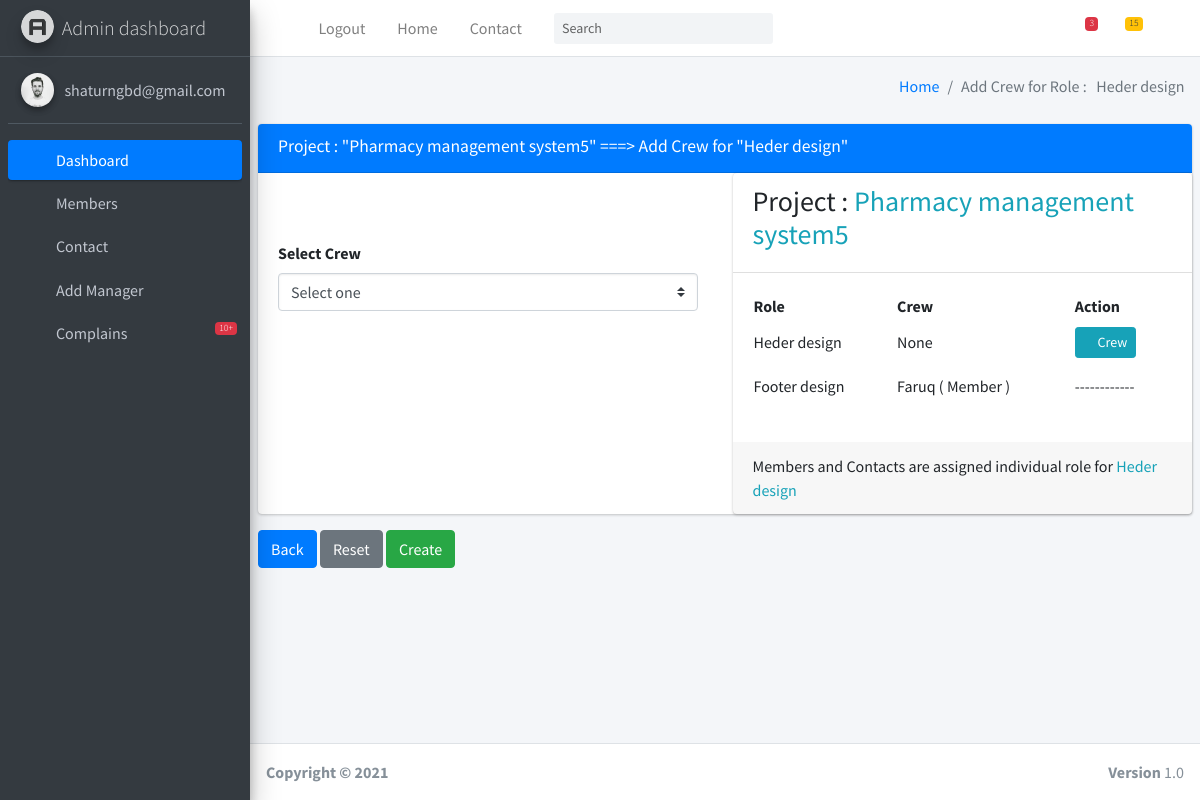
The app's page /project/add-crew-in-role/Heder design/3/2/ (signed in) with its own data.
### account/models.py (models this page shows, shortened)
class User(AbstractBaseUser, PermissionsMixin):
    USER_TYPE = (
        ('Admin', 'Admin'),
        ('Manager', 'Manager'),
        ('Member', 'Member'),
        ('Contact', 'Contact'),
    )
    user_type  = models.CharField(max_length=10, choices=USER_TYPE, default='Admin')
    username   = models.CharField(max_length=50, blank=True, null=True)
    email      = models.EmailField(unique=True, null=False)
    co_manager = models.BooleanField(default=False)
    pass_token = models.CharField(max_length=1000, null=True, blank=True)
    is_staff   = models.BooleanField(
        ugettext_lazy("Staff Status"),
        default=False,
        help_text="Designates whether user can login this site !"
    )
    is_active = models.BooleanField(
        ugettext_lazy("Active"),
        default=True,
        help_text="Designates whether user treated as an active user ! Unselect this in stated of deleting "
                  "account !"
    )
    objects = UserManager()
    USERNAME_FIELD = 'email'
    def __str__(self):
        if self.username:
            return f"{self.username} ( {self.user_type} )"
        return f"{self.email} ( {self.user_type} )"

### project/models.py (models this page shows, shortened)
class Role(models.Model):
    project    = models.ForeignKey(Project, on_delete=models.CASCADE, related_name='roles')
    member     = models.ForeignKey(settings.AUTH_USER_MODEL, on_delete=models.SET_NULL, blank=True, null=True,
                                   related_name='member_roles')
    role_title = models.CharField(max_length=350)
    start_time = models.DateTimeField()
    end_time   = models.DateTimeField()
    created_at = models.DateTimeField(auto_now_add=True)
    updated_at = models.DateTimeField(auto_now=True)
    completed  = models.BooleanField(default=False)

class Project(models.Model):
    STATUS = (
        ('Pending', 'Pending'),
        ('Approve', 'Approve'),
        ('Cancel', 'Cancel')
    )
    members          = models.ManyToManyField(settings.AUTH_USER_MODEL, related_name='members', blank=True)
    created_by       = models.ForeignKey(settings.AUTH_USER_MODEL, on_delete=models.SET_NULL, blank=True, null=True)
    title            = models.CharField(max_length=350)
    project_leader   = models.ForeignKey(settings.AUTH_USER_MODEL,  on_delete=models.SET_NULL, blank=True, null=True,
                                         related_name='project_leader')
    description      = models.TextField()
    approve_status   = models.CharField(max_length=20, choices=STATUS, default='Pending')
    approve_by       = models.ForeignKey(settings.AUTH_USER_MODEL,
                                         on_delete=models.SET_NULL,
                                         related_name='projects_approved_by', null=True, blank=True)
    public           = models.BooleanField(False)
    public_shared    = models.DateTimeField(null=True, blank=True)
    created_at       = models.DateTimeField(auto_now_add=True)
    updated_at       = models.DateTimeField(auto_now=True)
    confirm_members  = models.ManyToManyField(settings.AUTH_USER_MODEL, related_name='confirm_members', blank=True)
    completed        = models.BooleanField(default=False)
    start_time       = models.DateTimeField(null=True, blank=True)
    end_time         = models.DateTimeField(null=True, blank=True)

### dashboard/views.py (the view, shortened to what this page needs)
# urls.py: path('project/add-crew-in-role/<str:title>/<int:project_id>/<int:role_id>/', views.AddCrewInRoleView.as_view(), name='add-crew-in-role'), # ok
class AddCrewInRoleView(LoginRequiredMixin, View):
    def get(self, *args, **kwargs):
        title   = self.kwargs['title']
        role    = get_object_or_404(Role, id=self.kwargs['role_id'])
        project = get_object_or_404(Project, id=self.kwargs['project_id'])
        form    = AddCrewInRoleForm(instance=role)
        context = {'form': form, 'title': title, 'role': role, 'project': project}
        return render(self.request, 'project/add_crew_in_role.html', context=context)

### project/forms.py
class AddCrewInRoleForm(forms.ModelForm):
    def __init__(self, *args, **kwargs):
        super(AddCrewInRoleForm, self).__init__(*args, **kwargs)
        self.fields['member'].widget.attrs.update({'class': 'form-control'})
    class Meta:
        model  = Role
        fields = ['member', ]

### templates/project/add_crew_in_role.html (shortened to what this page needs)
{% extends 'base/base.html' %}
{% load static %}
{% block content_block %}
  <div class="content-wrapper">
    <section class="content-header">
      <div class="container-fluid">
        <div class="row mb-2">
          <div class="col-sm-6">
          </div>
          <div class="col-sm-6">
            <ol class="breadcrumb float-sm-right">
              <li class="breadcrumb-item"><a href="#">Home</a></li>
              <li class="breadcrumb-item active">Add Crew for Role : &nbsp; {{ title }}</li>
            </ol>
          </div>
        </div>
      </div>
    </section>
    <section class="content">
      <form action="" method="POST">{% csrf_token %}
      <div class="row">
        <div class="col-md-12">
          <div class="card card-primary">
            <div class="card-header">
              <h3 class="card-title">Project : "{{ project.title }}" ===> Add Crew for "{{ title }}"</h3>
              <div class="card-tools">
                <button type="button" class="btn btn-tool" data-card-widget="collapse" data-toggle="tooltip" title="Collapse">
                  <i class="fas fa-minus"></i></button>
              </div>
            </div>
            <div class="row">
                <div class="col-md-6">
                <div class="card-body">
                  <div class="form-group mt-4 pt-4">
                        <label for="inputStatus">Select Crew</label>
                        <select class="form-control custom-select" name="member">
                            <option selected disabled>Select one</option>
                        </select>
                      </div>
                </div>
                </div>
                <div class="col-md-6">
                     <div class="card" style="height: 100%">
                      <div class="card-header">
                          <h3>Project : <span class="text-info">{{ project.title }}</span> </h3>
                      </div>
                      <div class="card-body">
                           <table class="text-left" style="width: 100%">
                            <thead>
                            <tr class="py-4">
                                <th>Role</th>
                                <th>Crew</th>
                                <th>Action</th>
                            </tr>
                            </thead>
                            <tbody>
                            {% for role in project.roles.all %}
                            <tr>
                              <td class="py-2">{{ role.role_title }}</td>
                              <td class="py-2">{{ role.member }}</td>
                              <td class="py-2">
                               {% if role.member %}
                                ------------
                               {% else %}
                                  <a class="btn btn-info btn-sm" title="Click to add project start and complete datetime" href="{% url 'dashboard:add-crew-in-role' title=role.role_title project_id=project.id role_id=role.id %}">
                                  <i class="fas fa-plus">
                                  </i>
                                  Crew
                                  </a>
                              {% endif %}
                              </td>
                              {% empty %}
                            </tr>
                            <tr>
                                <td colspan="3" class="text-center py-4"> <span class="text-danger">Role not fount for</span> <span class="text-info">{{ project.title }} !</span></td>
                            </tr>
                            {% endfor %}
                            </tbody>
                        </table>
                      </div>
                      <div class="card-footer">
                          Members and Contacts are assigned individual role
                          for <span class="text-info">{{ title }}</span>
                      </div>
                  </div>
                </div>
            </div>
          </div>
        </div>
      </div>
      <div class="row">
        <div class="col-12">
          <button onClick="javascript:history.go(-1)" class="btn btn-primary text-white">Back</button>
          <input type="reset" value="Reset" class="btn btn-secondary">
          <input type="submit" value="Create" class="btn btn-success">
        </div>
      </div>
      </form>
    </section>
  </div>
{% endblock %}

### templates/base/base.html (shortened to what this page needs)
<!DOCTYPE html>
{% load static %}
<html>
<head>
	<link rel="stylesheet" href="{% static 'account/css/all.min.css' %}">
	<link rel="stylesheet" href="https://code.ionicframework.com/ionicons/2.0.1/css/ionicons.min.css">
	<link rel="stylesheet" href="{% static 'dashboard/css/tempusdominus-bootstrap-4.min.css' %}">
	<link rel="stylesheet" href="{% static 'account/icheck-bootstrap/icheck-bootstrap.min.css' %}">
	<link rel="stylesheet" href="{% static 'dashboard/css/jqvmap.min.css' %}">
	<link rel="stylesheet" href="{% static 'account/adminlte/adminlte.min.css' %}">
	<link rel="stylesheet" href="{% static 'dashboard/css/OverlayScrollbars.min.css' %}">
	<link rel="stylesheet" href="{% static 'dashboard/css/daterangepicker.css' %}">
	<link rel="stylesheet" href="{% static 'dashboard/css/summernote-bs4.css' %}">
</head>
<body class="hold-transition sidebar-mini layout-fixed">
<div class="wrapper">
	<nav class="main-header navbar navbar-expand navbar-white navbar-light">
		<ul class="navbar-nav">
			<li class="nav-item">
				<a class="nav-link" data-widget="pushmenu" href="#"><i class="fas fa-bars"></i></a>
			</li>
			{% if request.user.is_authenticated %}
			<li class="nav-item d-none d-sm-inline-block">
				<a href="{% url 'account:logout-user' %}" class="nav-link">Logout</a>
			</li>
			{% endif %}
			<li class="nav-item d-none d-sm-inline-block">
				<a href="index3.html" class="nav-link">Home</a>
			</li>
			<li class="nav-item d-none d-sm-inline-block">
				<a href="#" class="nav-link">Contact</a>
			</li>
		</ul>
		<form class="form-inline ml-3" action="" method="GET">
			<div class="input-group input-group-sm">
				<input class="form-control form-control-navbar" name="search_text" type="search" placeholder="Search" aria-label="Search">
				<div class="input-group-append">
					<button class="btn btn-navbar" type="submit">
						<i class="fas fa-search"></i>
					</button>
				</div>
			</div>
		</form>
		<ul class="navbar-nav ml-auto">
			<li class="nav-item dropdown">
				<a class="nav-link" data-toggle="dropdown" href="#">
					<i class="far fa-comments"></i>
					<span class="badge badge-danger navbar-badge">3</span>
				</a>
			</li>
			<li class="nav-item dropdown">
				<a class="nav-link" data-toggle="dropdown" href="#">
					<span class="badge badge-warning navbar-badge">15</span>
				</a>
			</li>
			<li class="nav-item">
				<a class="nav-link" data-widget="control-sidebar" data-slide="true" href="#">
					<i class="fas fa-th-large"></i>
				</a>
			</li>
		</ul>
	</nav>
	<aside class="main-sidebar sidebar-dark-primary elevation-4">
		<a href="index3.html" class="brand-link">
			<img src="{% static 'logo/AdminLTELogo.png' %}" alt="AdminLTE Logo" class="brand-image img-circle elevation-3"
				 style="opacity: .8">
			<span class="brand-text font-weight-light">Admin dashboard</span>
		</a>
		<div class="sidebar">
			<div class="user-panel mt-3 pb-3 mb-3 d-flex">
				<div class="image">
					{% if request.user.is_authenticated and request.user.profile.profile_image %}
					<img style="width: 40px; height: 40px" src="{{ request.user.profile.profile_image.url }}" class="img-circle elevation-2" alt="{% if request.user.is_authenticated %}
						  {% if request.user.username %} {{ request.user.username|capfirst }} {% else %} {{ request.user.email }} {% endif %}
						{% else %}
						User
						{% endif %}">
					{% else %}
					<img src="{% static 'static_images/img/user1-128x128.jpg' %}" class="img-circle elevation-2" alt="{% if request.user.is_authenticated %}
						  {% if request.user.username %} {{ request.user.username|capfirst }} {% else %} {{ request.user.email }} {% endif %}
						{% else %}
						User
						{% endif %}">
					{% endif %}
				</div>
				<div class="info">
					<a href="#" class="d-block">
						{% if request.user.is_authenticated %}
						  {% if request.user.username %} {{ request.user.username|capfirst }} {% else %} {{ request.user.email }} {% endif %}
						{% else %}
						User
						{% endif %}</a>
				</div>
			</div>
			<nav class="mt-2">
				<ul class="nav nav-pills nav-sidebar flex-column" data-widget="treeview" role="menu" data-accordion="false">
					<li class="nav-item has-treeview">
						<a href="#" class="nav-link active">
							<i class="nav-icon fas fa-tachometer-alt"></i>
							<p>
								Dashboard
								<i class="fas fa-angle-left right"></i>
							</p>
						</a>
					</li>
					<li class="nav-item has-treeview">
						<a href="#" class="nav-link">
							<i class="fas fa-address-card nav-icon"></i>
							<p>
								Members
								<i class="fas fa-angle-left right"></i>
							</p>
						</a>
					</li>
					<li class="nav-item has-treeview">
						<a href="#" class="nav-link">
							<i class="fas fa-users nav-icon"></i>
							<p>
								Contact
								<i class="fas fa-angle-left right"></i>
							</p>
						</a>
					</li>
				  <li class="nav-item">
					<a href="{% url 'account:create-manager' %}" class="nav-link">
					  <i class="nav-icon far fa-user"></i>
					  <p>Add Manager</p>
					</a>
				  </li>
				  <li class="nav-item">
					<a href="#" class="nav-link">
					  <i class="nav-icon far fa-comments"></i>
					  <p>Complains</p>
					  <span class="badge badge-danger navbar-badge">10+</span>
					</a>
				  </li>
				</ul>
			</nav>
		</div>
	</aside>
	{% block content_block %}
	{% endblock %}
	<footer class="main-footer">
		<strong>Copyright &copy;  <span id="year"></span> </strong>
		<div class="float-right d-none d-sm-inline-block">
			<b>Version</b> 1.0
		</div>
	</footer>
</div>
</body>
</html>

### records on screen
User: user.email "shaturngbd@gmail.com"
Role: role_title "Heder design", member "None", shows "Crew"
Project: title "Pharmacy management system5"
Role: role_title "Footer design", member "Faruq ( Member )"
